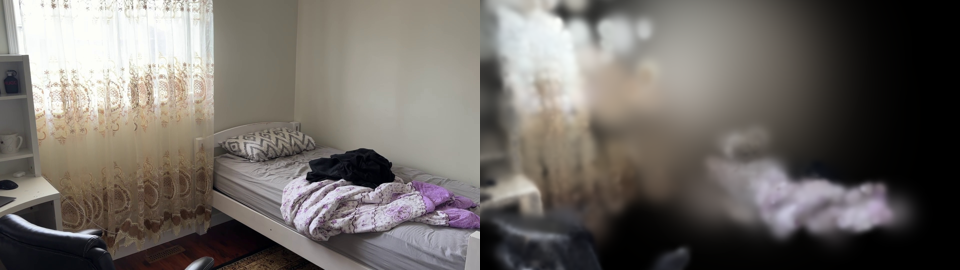
#> input picture experiments/artifacts/2026-08-24-v2-rebuild/v3_smoke_val_0000.png, 960 x 270 px, given in place of a, which was not available
$ python -i loop_closure_pairs.py   (imports and definitions only)
#> lines starting #> are read from the running program, lines starting #| are printed output that depends on the picture; pictures that were not available may be replaced by others from this repository, and a replacement may not be noted
"""Build reliable non-local image pairs for room-scale reconstruction.

Appearance similarity proposes possible revisits; ORB correspondences and
RANSAC then verify real image geometry before an edge is admitted. This avoids
the false loop closures caused by similar blank walls and bright windows.
"""

from __future__ import annotations

from dataclasses import asdict, dataclass
from pathlib import Path
from typing import Sequence

import cv2
import numpy as np
from PIL import Image


@dataclass(frozen=True)
class VerifiedLoopClosure:
    first: int
    second: int
    appearance_similarity: float
    match_count: int
    inlier_count: int
    inlier_ratio: float
    spatial_coverage: float

    def as_dict(self) -> dict:
        return asdict(self)


def compute_frame_descriptors(
    frame_paths: Sequence[str | Path], thumb_size: int = 48
) -> np.ndarray:
    """Normalized low-frequency colour descriptors used only for retrieval."""
#> called with thumb_size = 48
    descriptors = np.empty(
        (len(frame_paths), thumb_size * thumb_size * 3), dtype=np.float32
    )
    for row, path in enumerate(frame_paths):
        thumbnail = Image.open(path).convert("RGB").resize(
            (thumb_size, thumb_size), Image.Resampling.BILINEAR
        )
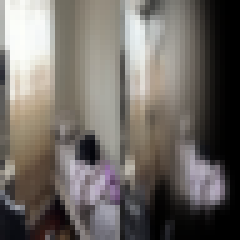
#> thumbnail: PIL image 48x48 RGB (shown 5 times larger); mean R, G, B 111.3, 106.1, 101.2
        pixels = np.asarray(thumbnail, dtype=np.float32) / 255.0
        pixels -= pixels.mean(axis=(0, 1), keepdims=True)
        vector = pixels.reshape(-1)
#> vector = 6912 values, max 0.584 at index 872, min -0.436 at index 135, mean -1.24e-06
        norm = np.linalg.norm(vector)
#> norm = 22.01
        descriptors[row] = vector / norm if norm > 1e-6 else vector
#> pass 2 of the loop in compute_frame_descriptors, `for row, path in enumerate(frame_paths):`:
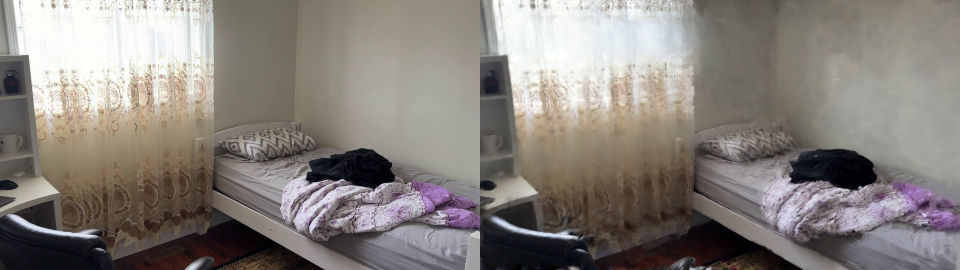
#> input picture experiments/artifacts/2026-08-24-v2-rebuild/v3_7k_val_0000.png, 1920 x 540 px, given in place of r, which was not available (shown at 1/2 size)
#> in compute_frame_descriptors, `thumbnail = Image.open(path).convert("RGB").resize( (thumb_size, thumb..`:
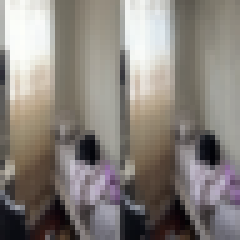
#> thumbnail: PIL image 48x48 RGB (shown 5 times larger); mean R, G, B 135.4, 129.4, 123.9
#> vector = 6912 values, max 0.494 at index 872, min -0.523 at index 4446, mean -2.47e-07
#> norm = 18.86
    return descriptors


# [78 lines left out: functions _orb_features, _grid_coverage, _verify_pair, not called in this run]


def find_verified_loop_closures(
    frame_paths: Sequence[str | Path],
    *,
    min_frame_gap: int = 8,
    retrieval_candidates_per_frame: int = 8,
    max_verified_per_frame: int = 3,
    similarity_threshold: float = 0.35,
    max_features: int = 2500,
    ratio_test: float = 0.78,
    ransac_threshold_px: float = 1.5,
    min_matches: int = 28,
    min_inliers: int = 20,
    min_inlier_ratio: float = 0.35,
    min_spatial_coverage: float = 0.20,
) -> list[VerifiedLoopClosure]:
    """Retrieve and geometrically verify non-temporal room revisits."""
    if len(frame_paths) < 2:
        return []
    descriptors = compute_frame_descriptors(frame_paths)
    similarity = descriptors @ descriptors.T
    indices = np.arange(len(frame_paths))
    proposed: set[tuple[int, int]] = set()
    for first in range(len(frame_paths)):
        allowed = np.abs(indices - first) >= min_frame_gap
        scores = np.where(allowed, similarity[first], -np.inf)
        for second in np.argsort(scores)[::-1][:retrieval_candidates_per_frame]:
            if scores[second] >= similarity_threshold:
                proposed.add((min(first, int(second)), max(first, int(second))))

    features = [_orb_features(path, max_features) for path in frame_paths]
    accepted: list[VerifiedLoopClosure] = []
    for first, second in sorted(
        proposed, key=lambda pair: similarity[pair], reverse=True
    ):
        verified = _verify_pair(
            features[first],
            features[second],
            ratio_test=ratio_test,
            ransac_threshold_px=ransac_threshold_px,
            min_matches=min_matches,
            min_inliers=min_inliers,
            min_inlier_ratio=min_inlier_ratio,
            min_spatial_coverage=min_spatial_coverage,
        )
        if verified is None:
            continue
        match_count, inlier_count, inlier_ratio, coverage = verified
        accepted.append(
            VerifiedLoopClosure(
                first,
                second,
                float(similarity[first, second]),
                match_count,
                inlier_count,
                inlier_ratio,
                coverage,
            )
        )

    counts = np.zeros(len(frame_paths), dtype=int)
    balanced: list[VerifiedLoopClosure] = []
    for edge in sorted(
        accepted,
        key=lambda item: (item.inlier_count, item.spatial_coverage),
        reverse=True,
    ):
        if (
            counts[edge.first] >= max_verified_per_frame
            or counts[edge.second] >= max_verified_per_frame
        ):
            continue
        balanced.append(edge)
        counts[edge.first] += 1
        counts[edge.second] += 1
    return sorted(balanced, key=lambda edge: (edge.first, edge.second))


# [8 lines left out: function find_loop_closure_candidates, not called in this run]

#> (the run stopped early here; a loop or call above may not have finished)
